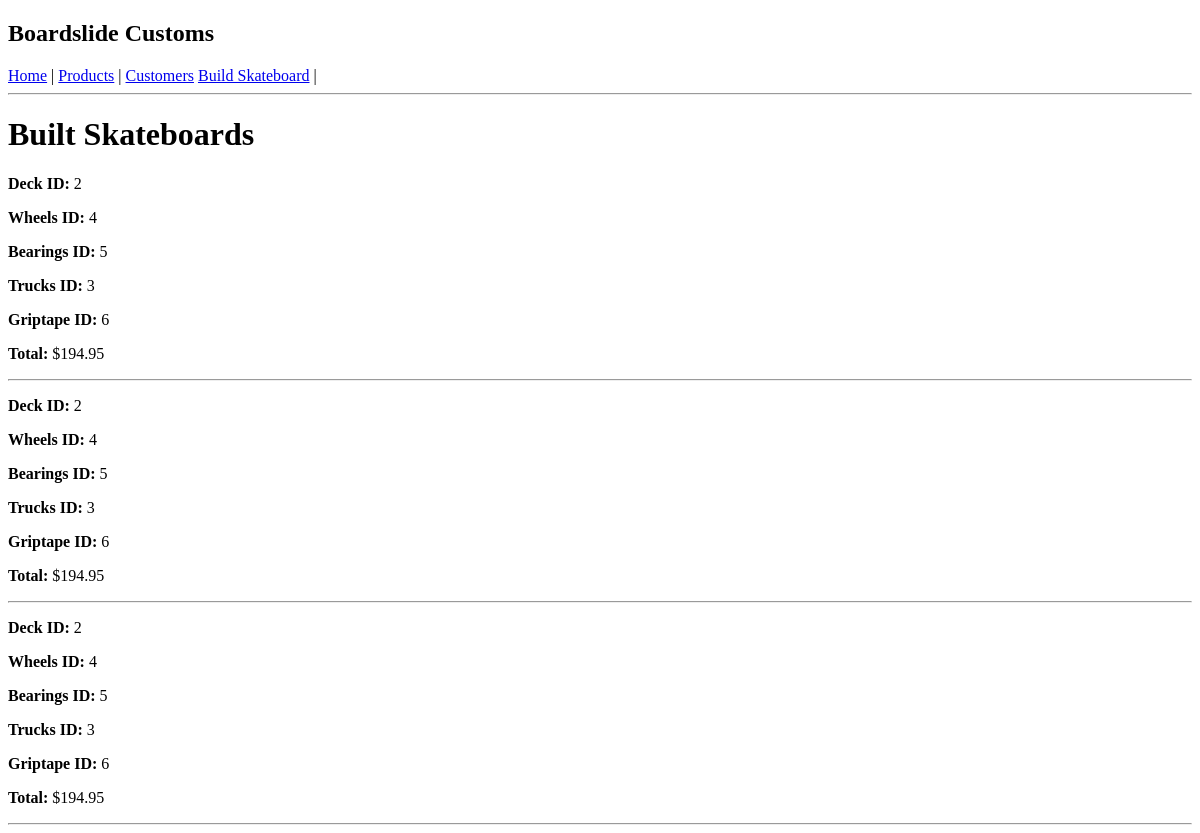
The app's page /skateboards, older data.
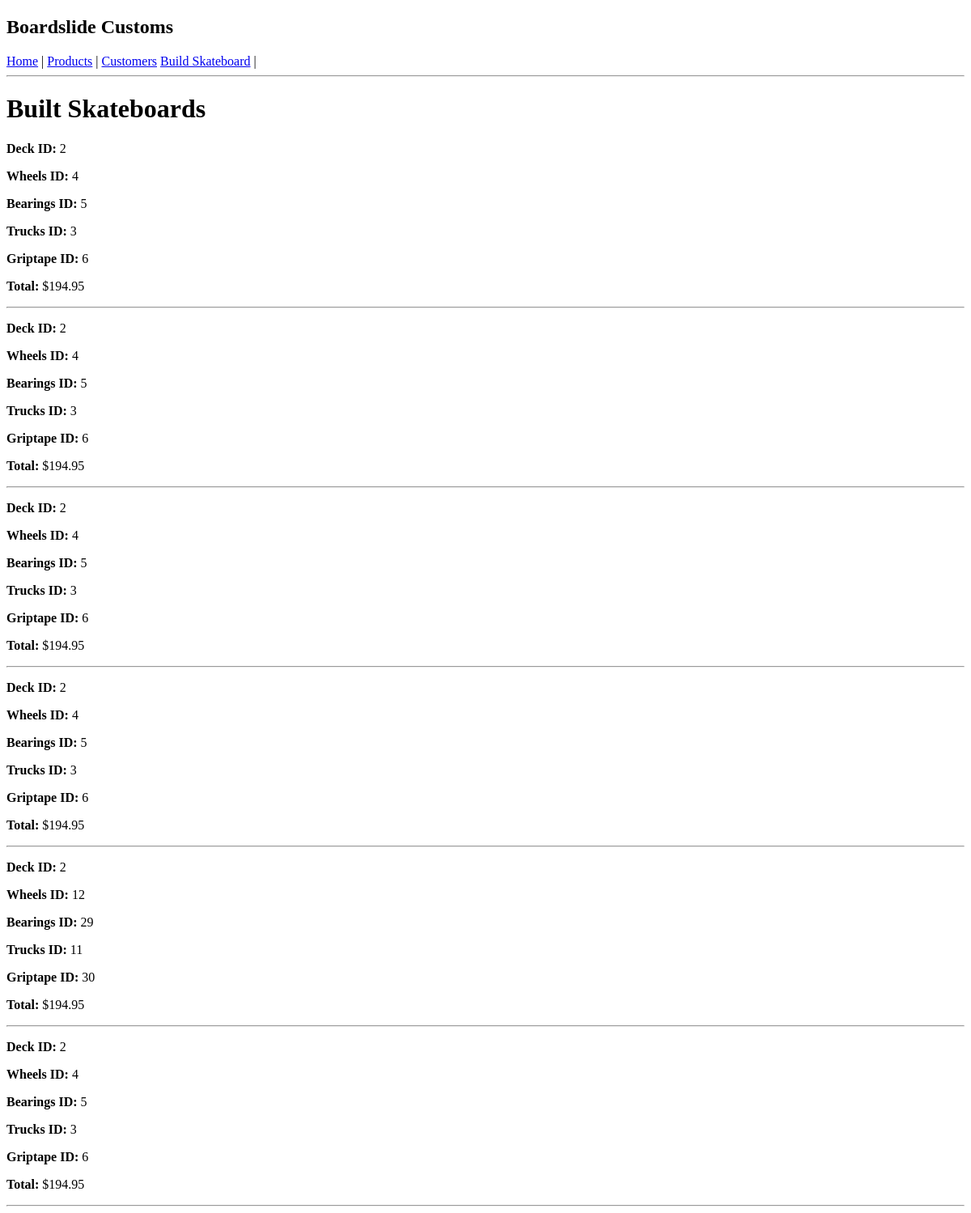
The same page, newer data.
### models/skateboard.py (models this page shows)
class Skateboard(db.Model):
    __tablename__ = "skateboard"
    id = db.Column(db.Integer, primary_key=True)
    order_id = db.Column(db.Integer, db.ForeignKey('order.id'))
    deck_id = db.Column(db.Integer, db.ForeignKey('product.id'))
    wheels_id = db.Column(db.Integer, db.ForeignKey('product.id'))
    bearing_id = db.Column(db.Integer, db.ForeignKey('product.id'))
    trucks_id = db.Column(db.Integer, db.ForeignKey('product.id'))
    griptape_id = db.Column(db.Integer, db.ForeignKey('product.id'))
    design_id = db.Column(db.Integer, db.ForeignKey('product.id'))
    total = db.Column(db.Float)
    deck = db.relationship('Product', foreign_keys=[deck_id])
    wheels = db.relationship('Product', foreign_keys=[wheels_id])
    bearing = db.relationship('Product', foreign_keys=[bearing_id])
    trucks = db.relationship('Product', foreign_keys=[trucks_id])
    griptape = db.relationship('Product', foreign_keys=[griptape_id])
    design = db.relationship('Product', foreign_keys=[design_id])

### application.py (the view)
@app.route('/skateboards')
def view_skateboards():
    boards = Skateboard.query.all()
    return render_template('skateboards.html', skateboards=boards)

### templates/skateboards.html
{% extends "base.html" %}
{% block content %}
<h1>Built Skateboards</h1>
{% for board in skateboards %}
  <div>
    <p><strong>Deck ID:</strong> {{ board.deck_id }}</p>
    <p><strong>Wheels ID:</strong> {{ board.wheels_id }}</p>
    <p><strong>Bearings ID:</strong> {{ board.bearing_id }}</p>
    <p><strong>Trucks ID:</strong> {{ board.trucks_id }}</p>
    <p><strong>Griptape ID:</strong> {{ board.griptape_id }}</p>
    <p><strong>Total:</strong> ${{ board.total }}</p>
    <hr>
  </div>
{% endfor %}
{% endblock %}

### templates/base.html (shortened to what this page needs)
<!DOCTYPE html>
<html>
<head>
</head>
<body>
    <h2>Boardslide Customs</h2>
    <a href="/">Home</a> |
    <a href="/products">Products</a> |
    <a href="/customers">Customers</a>
    <a href="/build_skateboard">Build Skateboard</a> |
    <hr>
    {% block content %}{% endblock %}
</body>
</html>

Row changes from the older to the newer data that the page shows:
added Skateboard: deck_id "2", wheels_id "4", bearing_id "5", trucks_id "3", griptape_id "6", total "194.95"
added Skateboard: deck_id "2", wheels_id "12", bearing_id "29", trucks_id "11", griptape_id "30", total "194.95"
added Skateboard: deck_id "2", wheels_id "4", bearing_id "5", trucks_id "3", griptape_id "6", total "194.95"
